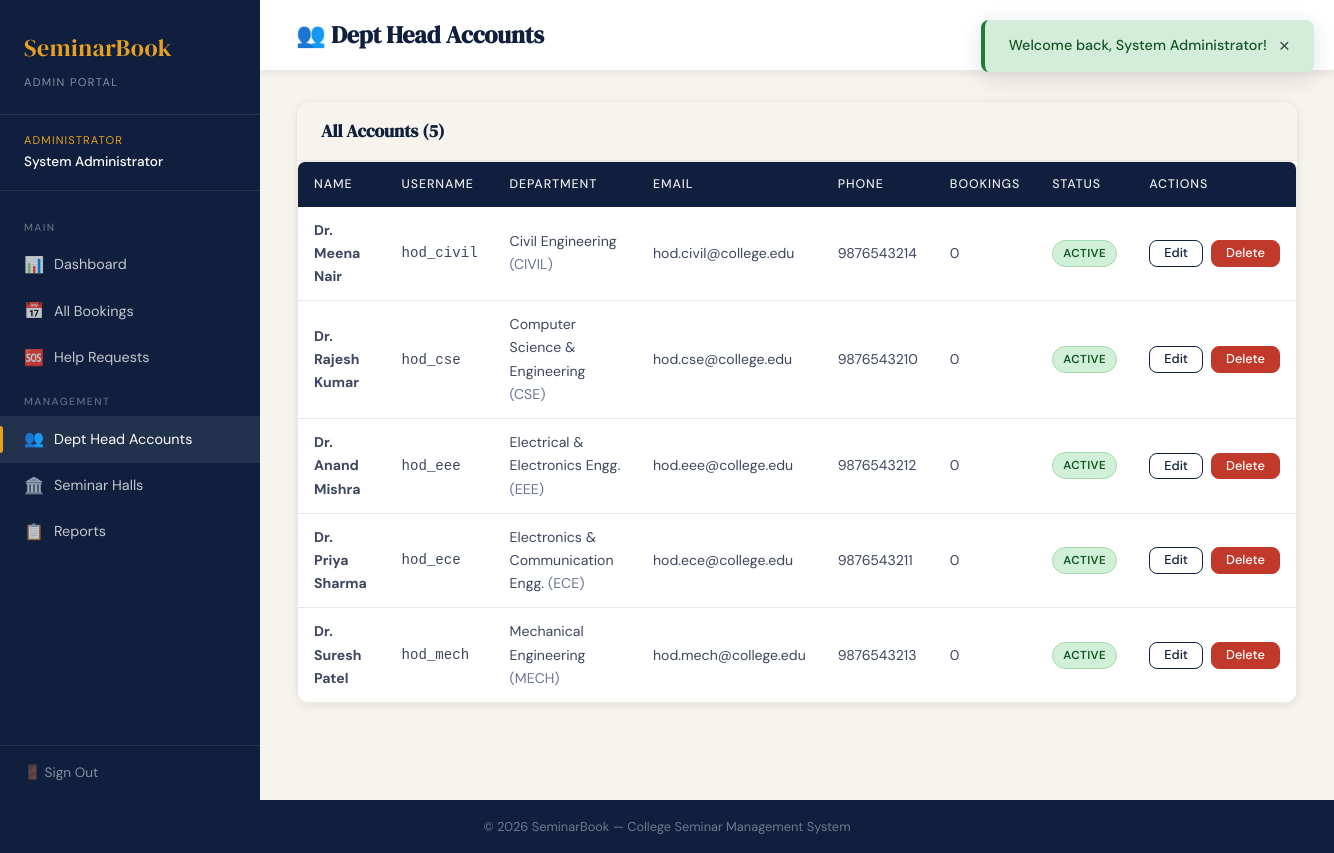
The page /admin/dept_heads.php (signed in) on the database its author committed.
### tables this page shows
CREATE TABLE dept_heads (
    id          INT AUTO_INCREMENT PRIMARY KEY,
    dept_id     INT NOT NULL,
    username    VARCHAR(50) NOT NULL UNIQUE,
    password    VARCHAR(255) NOT NULL,           
    full_name   VARCHAR(100) NOT NULL,
    email       VARCHAR(100),
    phone       VARCHAR(20),
    is_active   TINYINT(1) DEFAULT 1,
    created_at  TIMESTAMP DEFAULT CURRENT_TIMESTAMP,
    updated_at  TIMESTAMP DEFAULT CURRENT_TIMESTAMP ON UPDATE CURRENT_TIMESTAMP,
    FOREIGN KEY (dept_id) REFERENCES departments(id) ON DELETE CASCADE
);

CREATE TABLE departments (
    id          INT AUTO_INCREMENT PRIMARY KEY,
    name        VARCHAR(100) NOT NULL UNIQUE,
    code        VARCHAR(20) NOT NULL UNIQUE,
    created_at  TIMESTAMP DEFAULT CURRENT_TIMESTAMP
);

### includes/config.php (called while the page is built, shortened)
<?php
function getFlash(): ?array {
    if (isset($_SESSION['flash'])) {
        $flash = $_SESSION['flash'];
        return $flash;
    }
    return null;
}
function e(mixed $val): string {
    return htmlspecialchars((string)$val, ENT_QUOTES, 'UTF-8');
}

### admin/dept_heads.php (the view, shortened to what this page needs)
<?php
require_once __DIR__ . '/../includes/config.php';
$db   = getDB();
$heads = $db->query("
    SELECT dh.*, d.name AS dept_name, d.code AS dept_code,
           (SELECT COUNT(*) FROM bookings b WHERE b.dept_head_id=dh.id) AS booking_count
    FROM dept_heads dh
    JOIN departments d ON d.id=dh.dept_id
    ORDER BY d.name
")->fetchAll();
$activeSection = 'dept_heads';
include __DIR__ . '/../includes/header.php';
?>
<div class="app-shell">
<?php include __DIR__ . '/_sidebar.php'; ?>
<div class="main-content">
    <div class="page-header">
        <h1>👥 Dept Head Accounts</h1>
        <div class="header-actions">
            <button class="btn btn-primary btn-sm" onclick="document.getElementById('createForm').style.display=document.getElementById('createForm').style.display==='none'?'block':'none'">
            </button>
        </div>
    </div>
    <div class="page-body">
        <div class="card">
            <div class="card-header"><h3>All Accounts (<?= count($heads) ?>)</h3></div>
            <div class="table-wrap">
            <table>
                <thead>
                    <tr>
                        <th>Name</th>
                        <th>Username</th>
                        <th>Department</th>
                        <th>Email</th>
                        <th>Phone</th>
                        <th>Bookings</th>
                        <th>Status</th>
                        <th>Actions</th>
                    </tr>
                </thead>
                <tbody>
                <?php foreach ($heads as $h): ?>
                <tr>
                    <td><strong><?= e($h['full_name']) ?></strong></td>
                    <td><code><?= e($h['username']) ?></code></td>
                    <td><?= e($h['dept_name']) ?> <span class="text-muted">(<?= e($h['dept_code']) ?>)</span></td>
                    <td><?= e($h['email'] ?? '—') ?></td>
                    <td><?= e($h['phone'] ?? '—') ?></td>
                    <td><?= $h['booking_count'] ?></td>
                    <td>
                        <span class="badge <?= $h['is_active']?'badge-approved':'badge-rejected' ?>">
                            <?= $h['is_active'] ? 'Active' : 'Inactive' ?>
                        </span>
                    </td>
                    <td>
                        <div class="d-flex gap-1">
                            <a href="?edit=<?= $h['id'] ?>" class="btn btn-outline btn-sm">Edit</a>
                            <form method="POST" style="display:inline">
                                <button class="btn btn-danger btn-sm"
                                        data-confirm="Delete this account? All their bookings will also be deleted.">Delete</button>
                            </form>
                        </div>
                    </td>
                </tr>
                <?php endforeach; ?>
                </tbody>
            </table>
            </div>
        </div>
    </div>
</div>
</div>
<?php include __DIR__ . '/../includes/footer.php'; ?>

### includes/header.php (shortened to what this page needs)
<!DOCTYPE html>
<html lang="en">
<head>
<link rel="stylesheet" href="<?= BASE_URL ?>/assets/css/style.css">
</head>
<body class="layout-<?= $userType ?? 'public' ?>">
<?php $flash = getFlash(); if ($flash): ?>
<div class="flash flash-<?= e($flash['type']) ?>" id="flashMsg">
    <span><?= e($flash['msg']) ?></span>
    <button onclick="this.parentElement.remove()">×</button>
</div>
<?php endif; ?>

### admin/_sidebar.php (shortened to what this page needs)
<?php
$activeSection    = $activeSection ?? '';
?>
<nav class="sidebar">
    <div class="sidebar-brand">
        <span class="brand-logo">SeminarBook</span>
        <span class="brand-sub">Admin Portal</span>
    </div>
    <div class="sidebar-user">
        <div class="user-role">Administrator</div>
        <div class="user-name"><?= e($_SESSION['admin_name'] ?? 'Admin') ?></div>
    </div>
    <div class="sidebar-nav">
        <div class="nav-section">Main</div>
        <a href="<?= BASE_URL ?>/admin/dashboard.php" class="<?= $activeSection==='dashboard'?'active':'' ?>">
            <span class="nav-icon">📊</span> Dashboard
        </a>
        <a href="<?= BASE_URL ?>/admin/bookings.php" class="<?= $activeSection==='bookings'?'active':'' ?>">
            <span class="nav-icon">📅</span> All Bookings
        </a>
        <a href="<?= BASE_URL ?>/admin/help_requests.php" class="<?= $activeSection==='help'?'active':'' ?>">
            <span class="nav-icon">🆘</span> Help Requests
        </a>
        <div class="nav-section">Management</div>
        <a href="<?= BASE_URL ?>/admin/dept_heads.php" class="<?= $activeSection==='dept_heads'?'active':'' ?>">
            <span class="nav-icon">👥</span> Dept Head Accounts
        </a>
        <a href="<?= BASE_URL ?>/admin/halls.php" class="<?= $activeSection==='halls'?'active':'' ?>">
            <span class="nav-icon">🏛️</span> Seminar Halls
        </a>
        <a href="<?= BASE_URL ?>/admin/reports.php" class="<?= $activeSection==='reports'?'active':'' ?>">
            <span class="nav-icon">📋</span> Reports
        </a>
    </div>
    <div class="sidebar-footer">
        <a href="<?= BASE_URL ?>/admin/logout.php">🚪 Sign Out</a>
    </div>
</nav>

### includes/footer.php (shortened to what this page needs)
<footer class="site-footer">
    <p>&copy; <?= date('Y') ?> <?= APP_NAME ?> &mdash; College Seminar Management System</p>
</footer>
</body>
</html>

### rows shown on the page
dept_heads: full_name "Dr. Meena Nair", username "hod_civil", dept.name "Civil Engineering", dept.code "CIVIL", email "hod.civil@college.edu", phone "9876543214", booking_count "0", is_active "ACTIVE"
dept_heads: full_name "Dr. Rajesh Kumar", username "hod_cse", dept.name "Computer Science & Engineering", dept.code "CSE", email "hod.cse@college.edu", phone "9876543210", booking_count "0", is_active "ACTIVE"
dept_heads: full_name "Dr. Anand Mishra", username "hod_eee", dept.name "Electrical & Electronics Engg.", dept.code "EEE", email "hod.eee@college.edu", phone "9876543212", booking_count "0", is_active "ACTIVE"
dept_heads: full_name "Dr. Priya Sharma", username "hod_ece", dept.name "Electronics & Communication Engg.", dept.code "ECE", email "hod.ece@college.edu", phone "9876543211", booking_count "0", is_active "ACTIVE"
dept_heads: full_name "Dr. Suresh Patel", username "hod_mech", dept.name "Mechanical Engineering", dept.code "MECH", email "hod.mech@college.edu", phone "9876543213", booking_count "0", is_active "ACTIVE"

### other values the page prints
$flash['msg'] "Welcome back, System Administrator!"
$_SESSION['admin_name'] "System Administrator"
count($heads) "5"
APP_NAME "SeminarBook"
